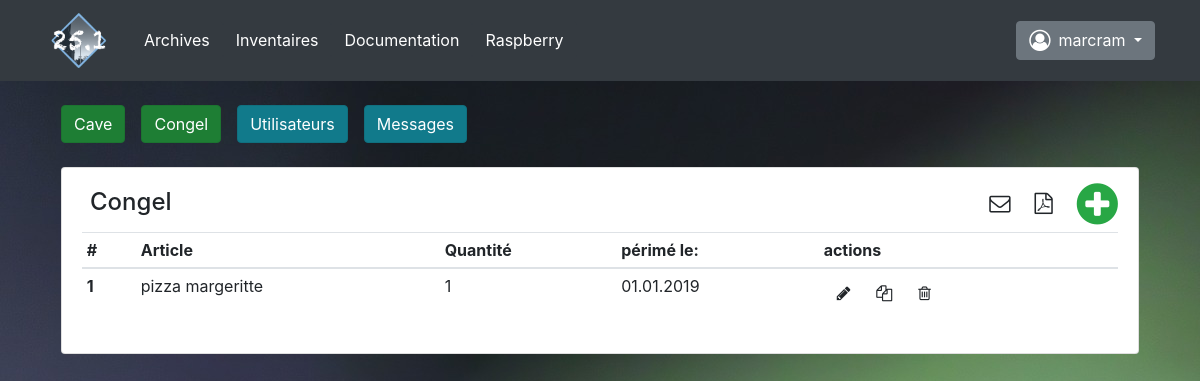
The page /inventaire/congel (signed in) on the database as committed earlier.
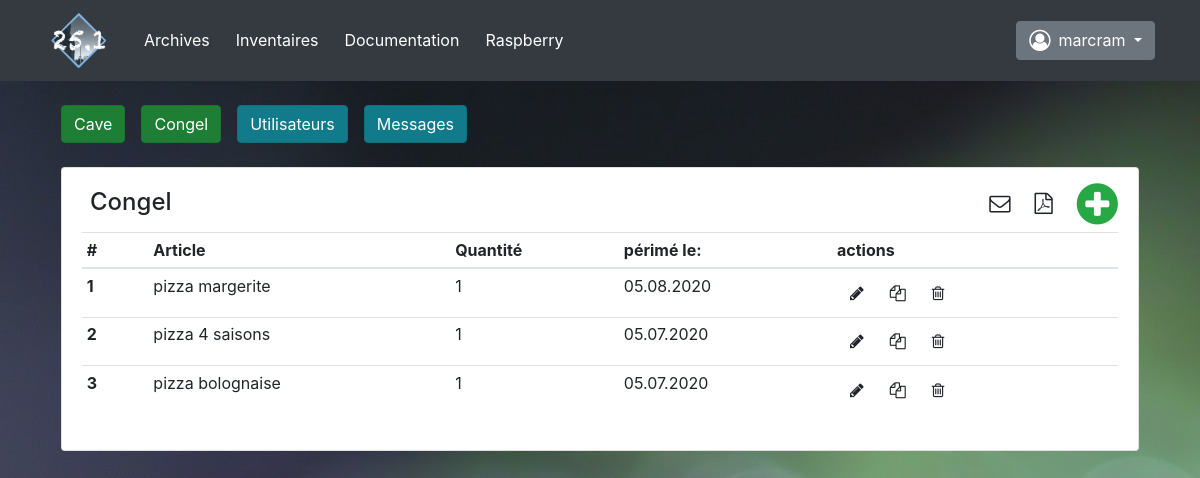
The same page on the database as committed later.
### appli/models.py (models this page shows, shortened)
class Congel(db.Model):
    __tablename__ = 'congel'
    id = db.Column(db.Integer, primary_key=True)
    article = db.Column(db.String(40), nullable=False)
    quantite = db.Column(db.Integer(), nullable=True)
    peremption = db.Column(db.String(), nullable=True)
    envoi_mail = db.Column(db.String(), nullable=True)
    entetes = [['article', 4], ['nb', 1], ['périmé le ', 2], ['mail', 1] ]
    champ_db = [id, article, quantite, peremption, envoi_mail]

### appli/main.py (the view, shortened to what this page needs)
@app.route('/inventaire/<database>', methods=['POST', 'GET'])
@login_required
def inventaire(database):
    db = db_recup(database)
    if database == 'Messages':
        users = db_recup('users')
    else:
        users = None
    return render_template('inventaire.html',
                           database=database,
                           db=db,
                           users=users
                           )

### appli/fonctions.py (called while the page is built)
def db_recup(dbase):
    database = {'cave': Cave, 'congel': Congel, 'users': Users, 'Messages': Messages}
    resultat = database[dbase].query.all()
    return resultat

### appli/main.py (called while the page is built)
@login_manager.user_loader
def load_user(user_id):
    return Users.query.get(int(user_id))

### appli/templates/inventaire.html (shortened to what this page needs)
{% extends "base.html" %}
{% block inventaire %}
    <div class="container">
        <div class="row mx-3 mt-4">
                <a class=" btn btn-success active mr-3" id="btn_cave" href="/inventaire/cave" >Cave</a>
                <a class=" btn btn-success active mr-3" id="btn_cave" href="/inventaire/congel" >Congel</a>
                {% if current_user.droits == 'admin' %}
                    <a class=" btn btn-info active mr-3" id="btn_cave" href="/inventaire/users" >Utilisateurs</a>
                    <a class=" btn btn-info active mr-2" id="btn_cave" href="/inventaire/Messages">Messages</a>
                {% endif %}
        </div>
        {% if  database in ['cave', 'congel'] %}
            <div class="card mx-3 mt-4">
                <div class="card-body">
                    <h4 class="float-left ml-2 pb-2">{{ database|capitalize }}</h4>
                    <i id="add_art" class="fa fa-plus-circle fa-3x text-success mt-n2 float-right" data-toggle="tooltip" title="Nouvel article" onclick="ajoute(this)"></i>
                    <i id="add_art" class="fa fa-file-pdf-o fa-lg mt-2 mr-4 float-right" data-toggle="tooltip" title="PDF" onclick="pdf()"></i>
                    <i id="add_art" class="fa fa-envelope-o fa-lg mt-2 mr-4 float-right" data-toggle="tooltip" title="envoi liste par e-mail"></i>
                    <table class="table table-sm">
                        <thead>
                            <tr>
                            <th scope="col">#</th>
                            <th scope="col">Article</th>
                            <th scope="col">Quantité</th>
                            <th scope="col">périmé le:</th>
                            <th scope="col">actions</th>
                            </tr>
                        </thead>
                        <tbody>
                            {% for elem in db %}
                                <tr id="tabl_db_{{ loop.index }}">
                                    <th scope="row">{{ loop.index }}<span id="tab_db_id_{{ loop.index }}" class="invisible">{{ elem.id }}</span></th>
                                    <td id="tab_db_art_{{ loop.index }}">{{ elem.article }}</td>
                                    <td id="tab_db_qua_{{ loop.index }}">{{ elem.quantite }}</td>
                                    <td id="tab_db_per_{{ loop.index }}">{{ elem.peremption }}</td>
                                    <td><button id="trash_{{ loop.index }}" class="btn" onclick="modifie(this)"><i class="fa fa-pencil mt-n2" ></i>
                                        <button id="trash_{{ loop.index }}" class="btn" onclick="copie(this)"><i class="fa fa-files-o mt-n2" ></i>
                                        <button id="trash_{{ loop.index }}" class="btn" onclick="efface(this)"><i class="fa fa-trash-o mt-n2" ></i>
                                    </td>
                                </tr>
                            {% endfor %}
                        </tbody>
                    </table>
                </div>
                {% endif %}
{% endblock%}

Rows that differ between the two databases and show on the page:
changed Congel: article "pizza margeritte" → "pizza margerite"; peremption "01.01.2019" → "05.08.2020"
added Congel: article "pizza 4 saisons", quantite "1", peremption "05.07.2020"
added Congel: article "pizza bolognaise", quantite "1", peremption "05.07.2020"
